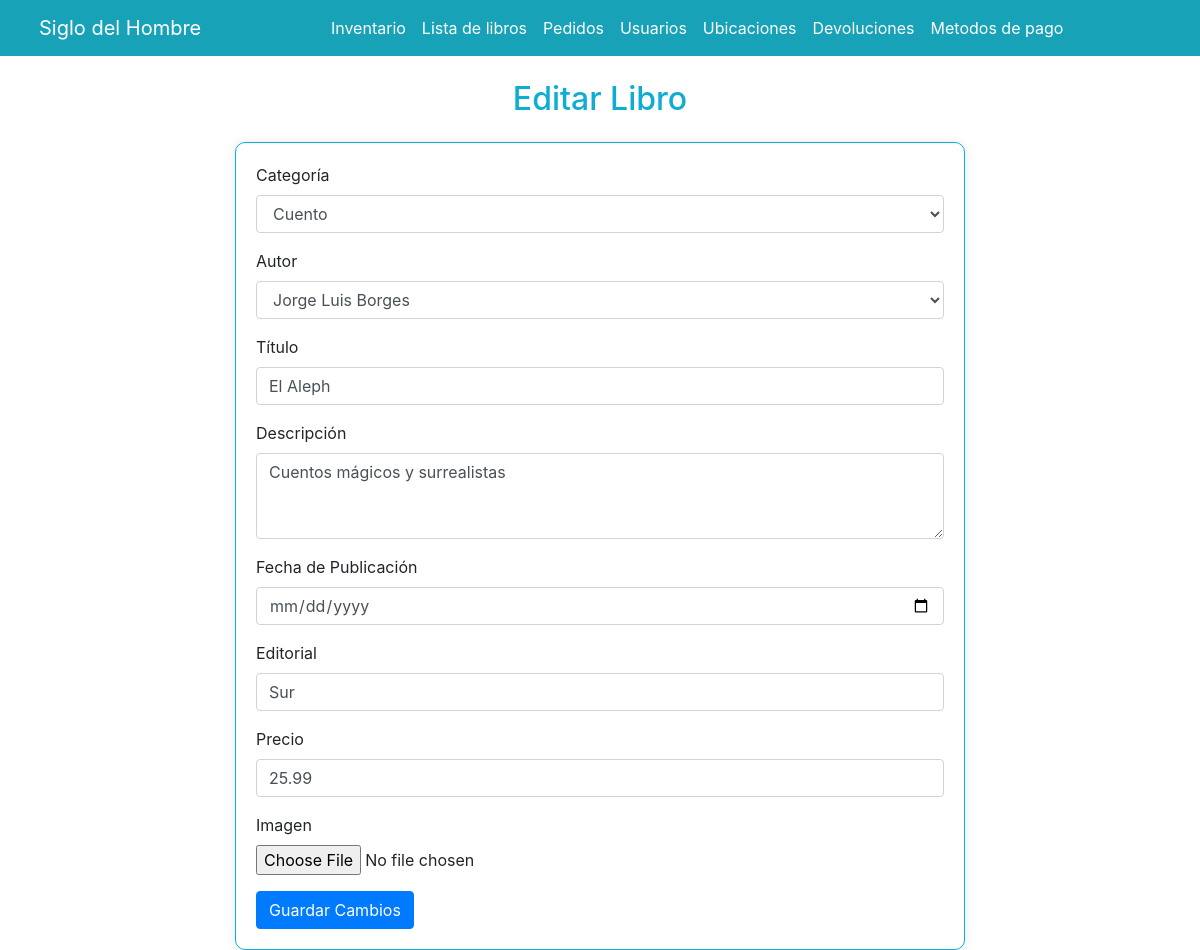
The page /editarlibro.php?id=1 on the database its author committed.
### tables this page shows
CREATE TABLE `libro` (
  `id_libro` int(11) NOT NULL,
  `titulo` varchar(255) NOT NULL,
  `descripcion` varchar(255) NOT NULL,
  `editorial` varchar(255) NOT NULL,
  `imagen` varchar(255) NOT NULL,
  `stock_minimo` int(11) NOT NULL,
  `precio` decimal(10,2) NOT NULL,
  `id_categoria` int(11) NOT NULL,
  `id_autor` int(11) NOT NULL
);

CREATE TABLE `categoria` (
  `id_categoria` int(11) NOT NULL,
  `categoria` varchar(255) NOT NULL
);

CREATE TABLE `autor` (
  `id_autor` int(11) NOT NULL,
  `nombre` varchar(255) NOT NULL
);

### editarlibro.php (the view, shortened to what this page needs)
<?php
require "conexion.php";
$categoria_resultado = $mysqli->query("SELECT id_categoria, categoria FROM categoria");
$autor_resultado = $mysqli->query("SELECT id_autor, nombre FROM autor");
$libro = null;
if (isset($_GET["id"])) {
    $id_libro = $_GET["id"];
    $libro_resultado = $mysqli->query("SELECT * FROM libro WHERE id_libro='$id_libro'");
    if ($libro_resultado) {
        $libro = $libro_resultado->fetch_assoc();
    } else {
        echo "Error al obtener información del libro: " . $mysqli->error;
        exit();
    }
}
?>
<!DOCTYPE html>
<html lang="en">
<head>
  <link href="https://stackpath.bootstrapcdn.com/bootstrap/4.5.2/css/bootstrap.min.css" rel="stylesheet">
  <link href="https://cdnjs.cloudflare.com/ajax/libs/font-awesome/5.15.3/css/all.min.css" rel="stylesheet">
</head>
<body>
  <header>
    <nav class="navbar navbar-expand-lg navbar-primary bg-info">
      <div class="container-fluid">
        <a class="navbar-brand px-2 text-white" href="index.php">Siglo del Hombre</a>
        <div class="collapse navbar-collapse" id="navbarSupportedContent">
          <ul class="navbar-nav mx-auto mb-2 mb-lg-0">
            <li class="nav-item">
              <a class="nav-link text-white" href="inventario.php">Inventario</a>
            </li>
            <li class="nav-item">
              <a class="nav-link text-white" href="listalibros.php">Lista de libros</a>
            </li>
            <li class="nav-item">
              <a class="nav-link text-white" href="pedidos.php">Pedidos</a>
            </li>
            <li class="nav-item">
              <a class="nav-link text-white" href="usuarios.php">Usuarios</a>
            </li>
            <li class="nav-item">
              <a class="nav-link text-white" href="ubicaciones.php">Ubicaciones</a>
            </li>
            <li class="nav-item">
              <a class="nav-link text-white" href="devoluciones.php">Devoluciones</a>
            </li>
            <li class="nav-item">
              <a class="nav-link text-white" href="metodos_de_pago.php">Metodos de pago</a>
            </li>
          </ul>
        </div>
      </div>
    </nav>
  </header>
  <div class="container mt-4">
    <div class="row justify-content-center">
      <div class="col-md-8">
        <h2 class="text-center mb-4" style="color: #0EADD2;">Editar Libro</h2>
        <div class="custom-form-container">
          <form action="<?php echo htmlspecialchars($_SERVER["PHP_SELF"]); ?>" method="POST" enctype="multipart/form-data">
            <div class="form-group">
              <label for="categoria">Categoría</label>
              <select class="form-control" id="categoria" name="categoria" required>
                <?php while ($categoria = $categoria_resultado->fetch_assoc()) : ?>
                  <option value="<?php echo $categoria['id_categoria']; ?>" <?php if ($categoria['id_categoria'] == $libro['id_categoria']) echo 'selected'; ?>><?php echo $categoria['categoria']; ?></option>
                <?php endwhile; ?>
              </select>
            </div>
            <div class="form-group">
              <label for="autor">Autor</label>
              <select class="form-control" id="autor" name="autor" required>
                <?php while ($autor = $autor_resultado->fetch_assoc()) : ?>
                  <option value="<?php echo $autor['id_autor']; ?>" <?php if ($autor['id_autor'] == $libro['id_autor']) echo 'selected'; ?>><?php echo $autor['nombre']; ?></option>
                <?php endwhile; ?>
              </select>
            </div>
            <div class="form-group">
              <label for="titulo">Título</label>
              <input type="text" class="form-control" id="titulo" name="titulo" value="<?php echo $libro['titulo']; ?>" required>
            </div>
            <div class="form-group">
              <label for="descripcion">Descripción</label>
              <textarea class="form-control" id="descripcion" name="descripcion" rows="3" required><?php echo $libro['descripcion']; ?></textarea>
            </div>
            <div class="form-group">
              <label for="fecha_publicacion">Fecha de Publicación</label>
              <input type="date" class="form-control" id="fecha_publicacion" name="fecha_publicacion" value="<?php echo $libro['fecha_publicacion']; ?>" required>
            </div>
            <div class="form-group">
              <label for="editorial">Editorial</label>
              <input type="text" class="form-control" id="editorial" name="editorial" value="<?php echo $libro['editorial']; ?>" required>
            </div>
            <div class="form-group">
              <label for="precio">Precio</label>
              <input type="number" step="0.01" class="form-control" id="precio" name="precio" value="<?php echo $libro['precio']; ?>" required>
            </div>
            <div class="form-group">
              <label for="imagen">Imagen</label>
              <input type="file" class="form-control-file" id="imagen" name="imagen">
            </div>
            <button type="submit" class="btn btn-primary">Guardar Cambios</button>
          </form>
        </div>
      </div>
    </div>
  </div>
</body>
</html>

### editarlibro.php (style rules this page uses)
.custom-form-container { border: 1px solid #0EADD2; padding: 20px; border-radius: 10px; box-shadow: 0 0 10px rgba(0, 0, 0, 0.1); }

### rows shown on the page
libro: categoria "Cuento", autor "Jorge Luis Borges", titulo "El Aleph", descripcion "Cuentos mágicos y surrealistas", editorial "Sur", precio "25.99"
